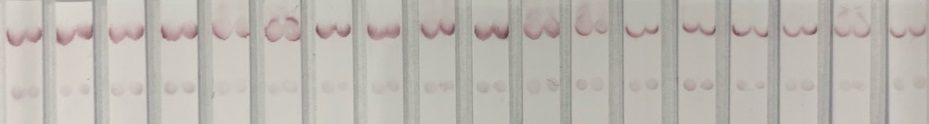
%> input picture Image set/1.jpg, 929 x 124 px
$ octave primary_code_1.m   (GNU Octave 9; MATLAB toolbox functions it lacks are replaced by stand-ins)
%> lines starting %> are read from the running program, lines starting %| are printed output that depends on the picture; in (x1, y1, x2, y2) boxes, pixels count from 0 and x2, y2 are one past the last pixel; in counts of white or black regions, pixels touching at a corner belong together; the program's own positions count from 1
clc
clear all;

addpath(genpath(pwd));

I=imread('Image set\1.jpg');
%> I is the input picture: size 124x929x3 uint8; mean R, G, B 187.5, 183, 176.3
imshow(I);

%%
% hsv=rgb2hsv(I);
% s = hsv(:,:,2);
s=double(I(:, :, 1)>1.1.*I(:, :, 2));
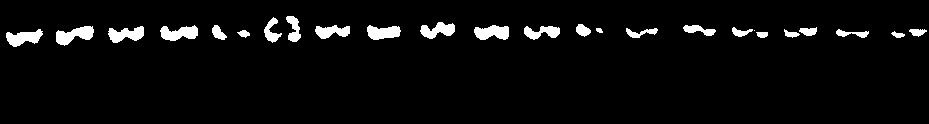
%> s: size 124x929 double; values 0 (black) and 1 (white), 4.5% white; 25 white regions (1 under 20 px), largest, box (x1, y1, x2, y2) and area: (56, 26, 94, 46) 435, (160, 25, 198, 41) 404, (474, 25, 509, 40) 391
imshow(s)

% s_mask=im2bw(s, 0.1);
% % imshow(s_mask);
foreground = s >0 % Or whatever.imshow(I(:, :, 2)<170)
% foreground = bwconvhull(foreground, 'objects');
foreground = bwareaopen(foreground, 10); % or whatever.
%> foreground: size 124x929 logical; 4.5% white; 24 white regions
% foreground= watershed(foreground);
imshow(foreground, []);


labeledImage = bwlabel(foreground);
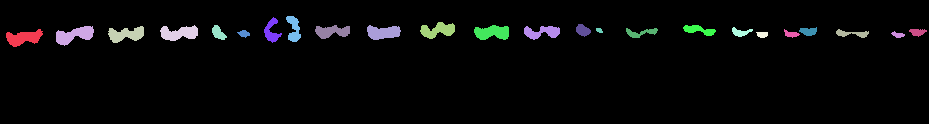
%> labeledImage: size 124x929 double; 25 distinct labels, from 0 to 24; one colour per label, 0 black
measurements = regionprops(labeledImage, 'BoundingBox');
%> measurements = 24 regions; largest, box (x1, y1, x2, y2): (56, 26, 94, 46), (6, 29, 43, 47), (108, 26, 144, 43), (160, 25, 198, 41), (420, 22, 455, 39)
for i=1:length(measurements)
    bb = measurements(i).BoundingBox;
imshow(bb, []);
croppedImage = imcrop(I, bb);
% rect=(poly2mask(bb(1), bb(2), bb(3), bb(4)));
% croppedImage=createMask(bb, I);
figure(i)
imshow(croppedImage);
% surf(croppedImage(:, :, 1));
hold on
end
%> this loop made 24 passes
%> bb on passes 1 to 12: [6.5 29.5 37 18], [56.5 26.5 38 20], [108.5 26.5 36 17], [160.5 25.5 38 16], [212.5 25.5 15 15], [237.5 30.5 13 8], [264.5 17.5 18 26], [286.5 16.5 15 26], [315.5 25.5 35 14], [367.5 25.5 34 15], [420.5 22.5 35 17], [474.5 25.5 35 15]
%> pass 2, `croppedImage = imcrop(I, bb);`:
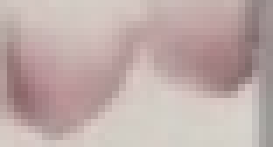
%> croppedImage: size 21x39x3 uint8 (shown 7 times larger); mean R, G, B 190.9, 171.7, 168.8
%> after the loop:
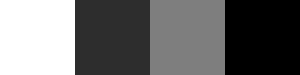
%> figure redrawn from the program's plot data; shown 75 times larger
%> after the loop:
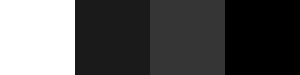
%> figure redrawn from the program's plot data; shown 75 times larger
%> after the loop:
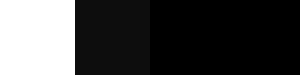
%> figure redrawn from the program's plot data; shown 75 times larger
%%
%> (the run ends here)

$ run again, with Image set/2FEDFA16-0686-486D-B30E-39FD82F41988 (2).jpg copied over Image set/1.jpg
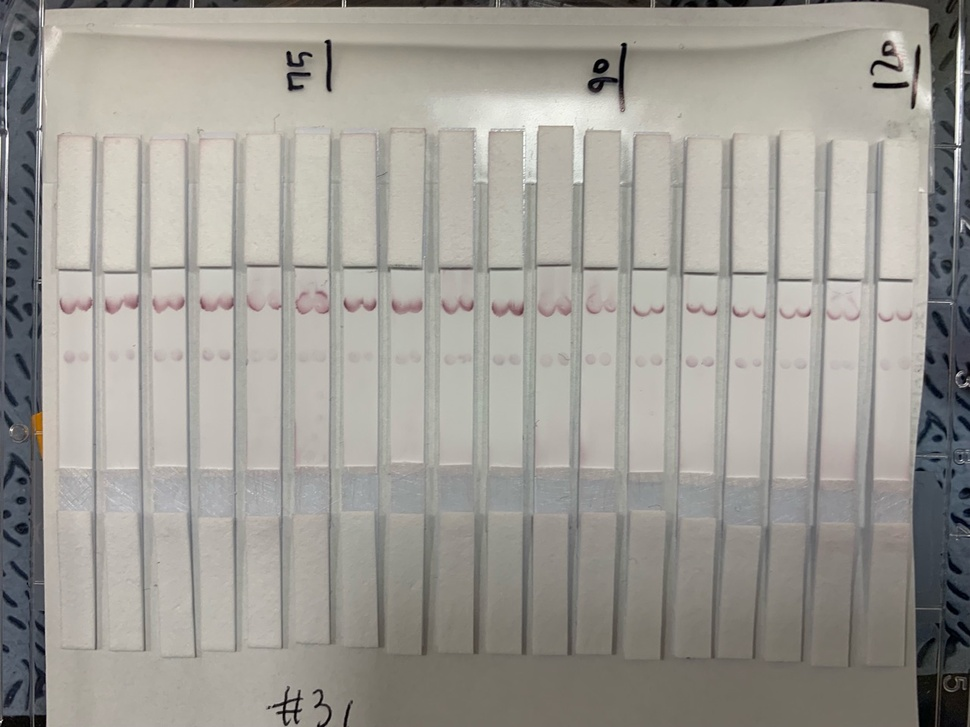
%> input picture Image set/2FEDFA16-0686-486D-B30E-39FD82F41988 (2).jpg, 970 x 727 px, shrunk from 1280 x 960 before the run
%> I is the input picture: size 727x970x3 uint8; mean R, G, B 158.3, 155.6, 149.2
%> s: size 727x970 double; values 0 (black) and 1 (white), 1.4% white; 146 white regions (88 under 20 px), largest, box (x1, y1, x2, y2) and area: (937, 674, 970, 727) 805, (347, 0, 464, 7) 644, (295, 290, 330, 315) 542
%> `labeledImage = bwlabel(foreground);`:
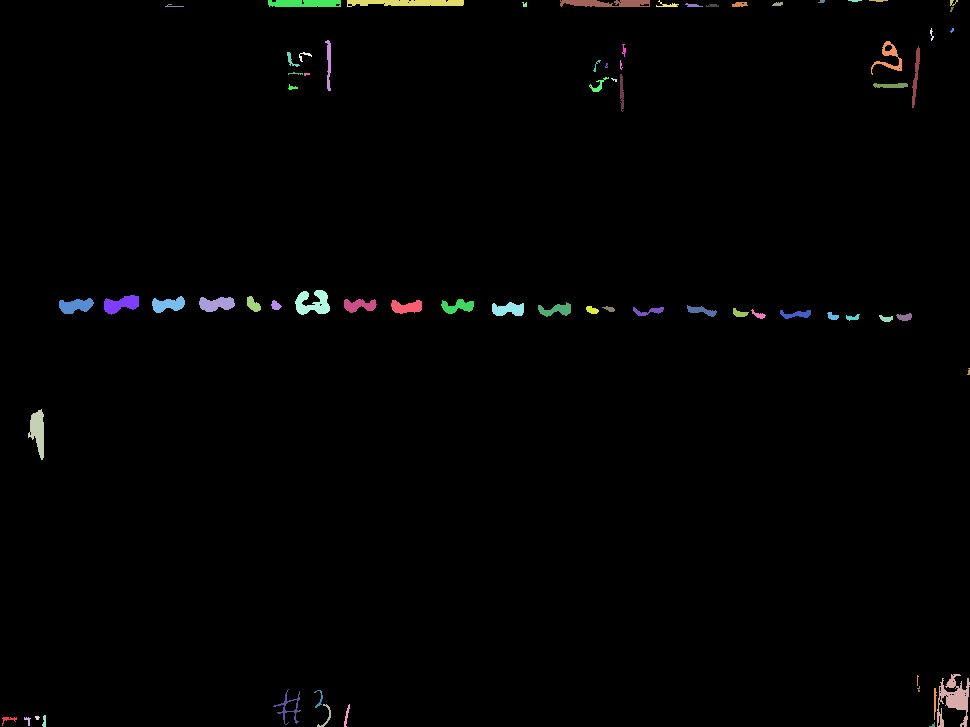
%> labeledImage: size 727x970 double; 72 distinct labels, from 0 to 71; one colour per label, 0 black
%> measurements = 71 regions; largest, box (x1, y1, x2, y2): (937, 674, 970, 727), (871, 41, 902, 75), (273, 689, 301, 725), (295, 290, 330, 315), (347, 0, 464, 7)
%> the loop `for i=1:length(measurements)` made 71 passes
%> bb on passes 1 to 8: [2.5 717.5 15 9], [24.5 717.5 7 9], [28.5 409.5 16 51], [35.5 716.5 5 4], [42.5 715.5 4 12], [59.5 298.5 35 16], [104.5 295.5 35 20], [152.5 296.5 33 17]
%> after the loop `for i=1:length(measurements)`:
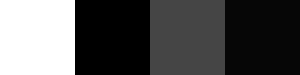
%> figure redrawn from the program's plot data; shown 75 times larger

$ run again, with Image set/80BD9EA2-D973-40D8-9D70-08C15F9046E6.jpg copied over Image set/1.jpg
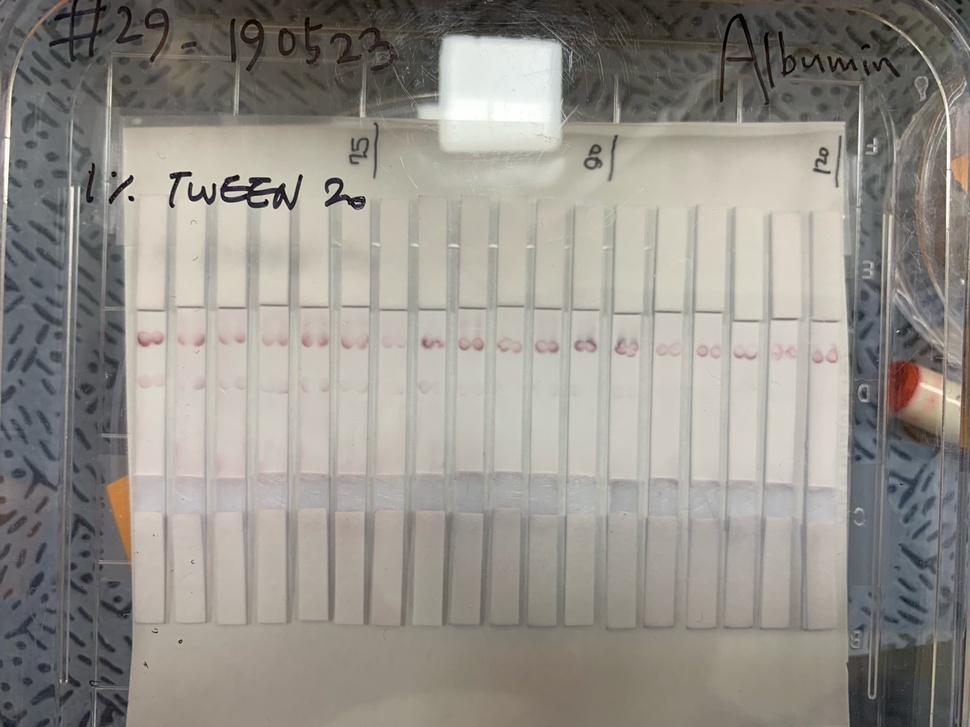
%> input picture Image set/80BD9EA2-D973-40D8-9D70-08C15F9046E6.jpg, 970 x 727 px, shrunk from 1280 x 960 before the run
%> I is the input picture: size 727x970x3 uint8; mean R, G, B 148.5, 144.8, 138
%> s: size 727x970 double; values 0 (black) and 1 (white), 3.7% white; 365 white regions (262 under 20 px), largest, box (x1, y1, x2, y2) and area: (198, 0, 397, 72) 5675, (880, 358, 946, 442) 3876, (103, 470, 135, 567) 1581
%> `labeledImage = bwlabel(foreground);`:
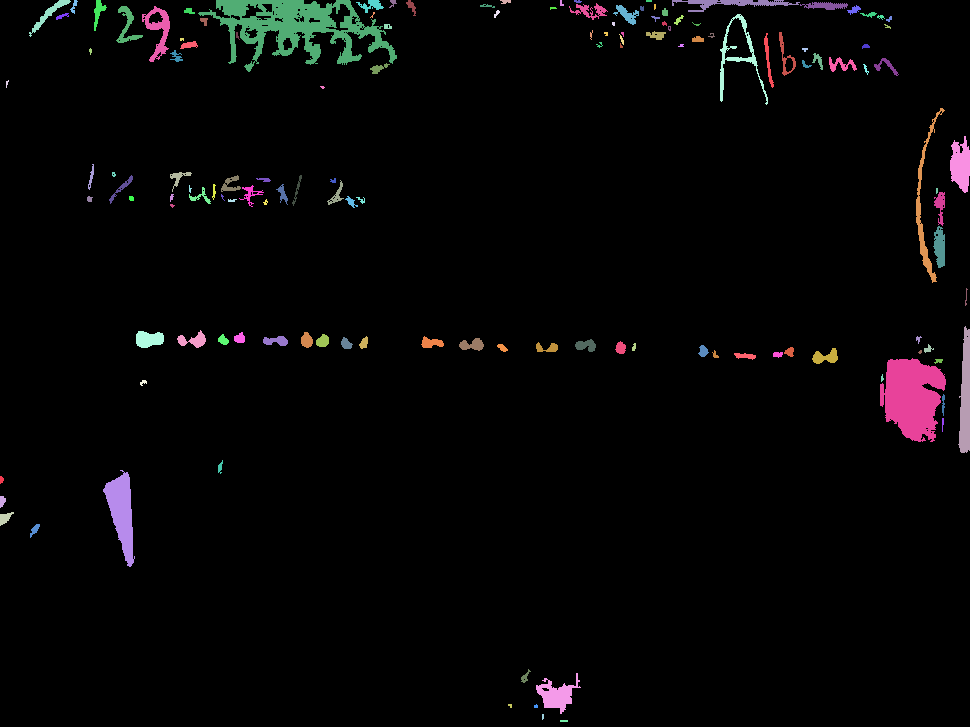
%> labeledImage: size 727x970 double; 141 distinct labels, from 0 to 140; one colour per label, 0 black
%> measurements = 140 regions; largest, box (x1, y1, x2, y2): (198, 0, 397, 72), (880, 358, 946, 442), (916, 108, 945, 283), (720, 14, 768, 105), (103, 470, 135, 567)
%> the loop `for i=1:length(measurements)` made 140 passes
%> bb on passes 1 to 8: [0.5 476.5 4 8], [0.5 496.5 6 12], [0.5 512.5 14 14], [6.5 80.5 3 8], [29.5 0.5 42 37], [30.5 524.5 10 14], [56.5 13.5 13 7], [70.5 0.5 8 14]
%> after the loop `for i=1:length(measurements)`:
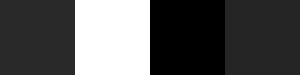
%> figure redrawn from the program's plot data; shown 75 times larger
